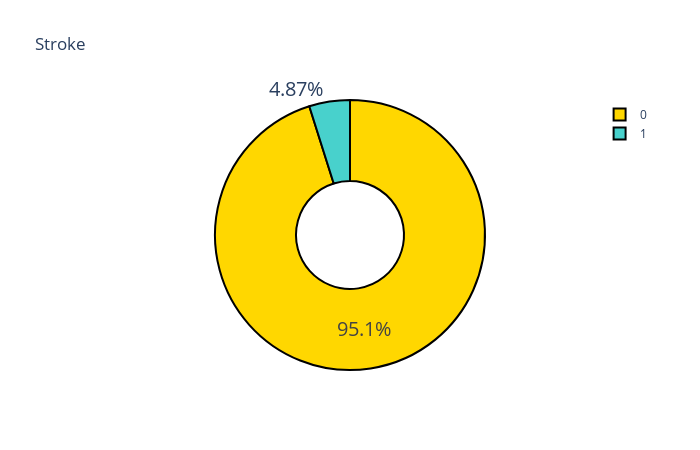

The notebook cell this image was saved under:
### Code cell
colors = ['gold', 'mediumturquoise']
labels = ['0','1']
values = df['stroke'].value_counts()/df['stroke'].shape[0]

# Use `hole` to create a donut-like pie chart
fig = go.Figure(data=[go.Pie(labels=labels, values=values, hole=.4)])
fig.update_traces(hoverinfo='label+percent', textinfo='percent', textfont_size=20,
                  marker=dict(colors=colors, line=dict(color='#000000', width=2)))
fig.update_layout(title_text="Stroke", autosize=False)
fig.show()

### Figure 1 — Plotly figure (JSON) as saved in the notebook; plotly's stock layout.template omitted (floating-point values rounded to 4 significant figures)
{"data": [{"hole": 0.4, "hoverinfo": "label+percent", "labels": ["0", "1"], "marker": {"colors": ["gold", "mediumturquoise"], "line": {"color": "#000000", "width": 2}}, "textfont": {"size": 20}, "textinfo": "percent", "type": "pie", "values": [0.9513, 0.04874]}], "layout": {"autosize": false, "height": 450, "title": {"text": "Stroke"}, "width": 700}}
